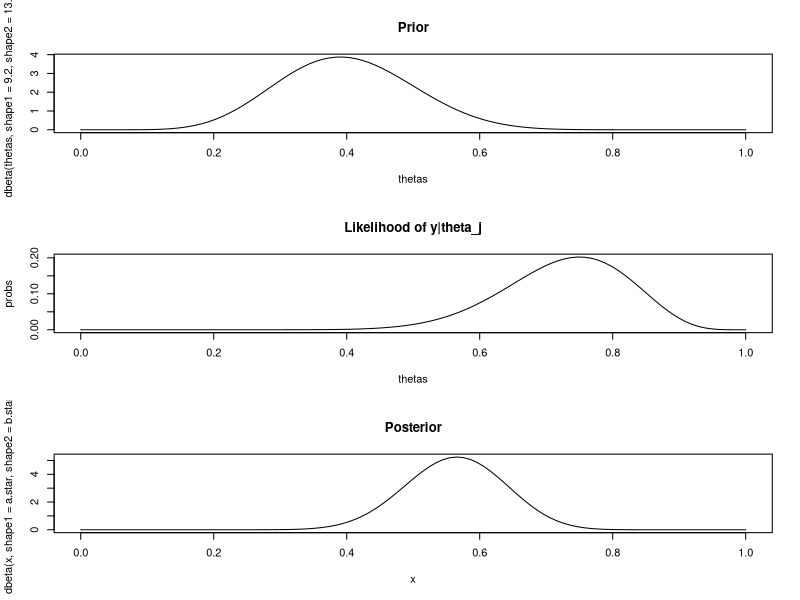

The R source for this figure:
## ---- chunk 1
knitr::opts_chunk$set(echo = FALSE)
## ---- chunk 2
dbinom(46, 100, 0.5)
## ---- chunk 3
thetas<-seq(0,1,length=100)
par(mfrow=c(3,1))

## prior
plot(thetas,dbeta(thetas,shape1=9.2,shape2=13.8),type="l",
     main="Prior")

## lik
probs<-rep(NA,100) 

for(i in 1:100){
probs[i]<-dbinom(15,20,thetas[i])
}

plot(thetas,probs,main="Likelihood of y|theta_j",type="l")

## post
x<-seq(0,1,length=100)

a.star<-9.2+15
b.star<-13.8+5

plot(x,dbeta(x,shape1=a.star,shape2=b.star),type="l",
     main="Posterior")
## ---- chunk 4
### load data:
data<-c(115,97,79,131)

a.star<-function(a,data){
  return(a+sum(data))
}

b.star<-function(b,n){
  return(b+n)
}

new.a<-a.star(10000/225,data)
new.b<-b.star(100/225,length(data))
## ---- chunk 5
### post. mean
post.mean<-new.a/new.b 
### post. var:
post.var<-new.a/(new.b^2) 

new.data<-c(200)

new.a.2<-a.star(new.a,new.data)
new.b.2<-b.star(new.b,length(new.data))

### new mean
new.post.mean<-new.a.2/new.b.2
### new var:
new.post.var<-new.a.2/(new.b.2^2)
